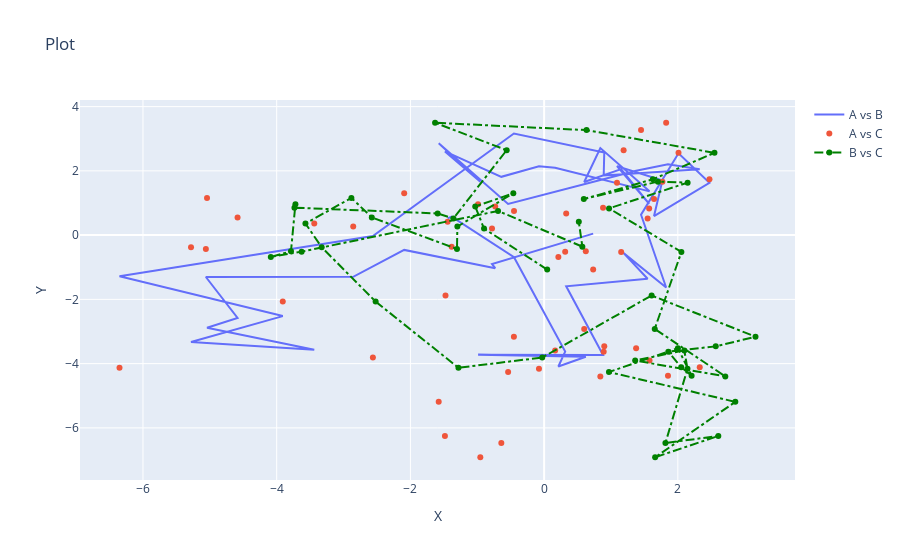

Here is the notebook cell this chart was saved with:
### Code cell
import plotly.graph_objects as go
fig = go.Figure()

fig.add_trace(go.Scatter(x=df.A, y=df.B, 
                         mode='lines', name='A vs B'))
fig.add_trace(go.Scatter(x=df.A, y=df.C, 
                         mode='markers', name='A vs C'))
fig.add_trace(go.Scatter(x=df.B, y=df.C, 
                         mode='lines+markers', name='B vs C',
                        line=dict(color='green', width=2,
                                 dash='dashdot')))

fig.update_layout(title="Plot",
                 xaxis_title="X",
                 yaxis_title="Y")
